Frame 1 (no input): blank canvas, image omitted
Frame 60 (the mouse pressed at the canvas centre just before this capture): blank canvas, image omitted
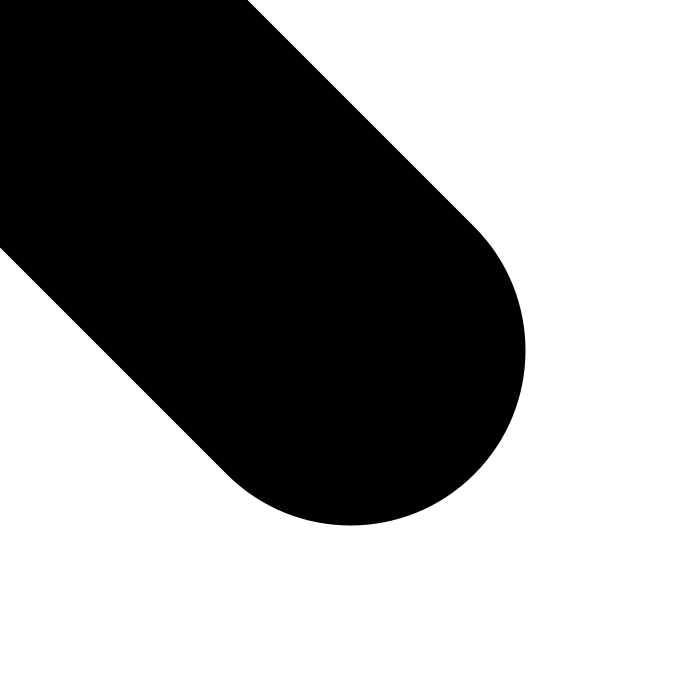
Frame 120 (the mouse held since frame 60 and released just before this capture)

The Processing sketch whose frames 1 and 60 were blank and that drew this single picture after the mouse press (run headless with seeded random() and noise(); from frame 60 on, the mouse is pressed at the canvas centre):

// Processing sketch: sketch_600816b
// ── sketch_600816b.pde
void setup(){
  size(700,700);
  background(255);
 
 
}

void draw(){
  strokeWeight((abs(pmouseX - mouseX)+ abs(pmouseY-mouseY))/2);
  stroke((abs(pmouseX - mouseX+ abs(pmouseY-mouseY)))/2);
 line(pmouseX,pmouseY,mouseX,mouseY);
}

void mousePressed(){
  fill(255,255,0,100);
  rectMode(CENTER);
  ellipse(mouseX,mouseY,200,200);
}

void keyPressed(){
  background(255);
}
